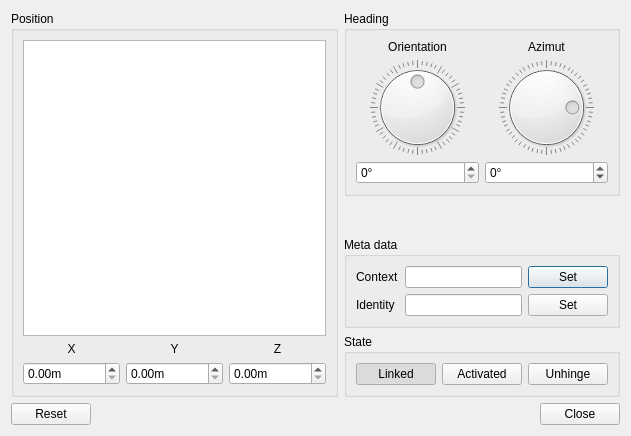
<?xml version="1.0" encoding="UTF-8"?>
<ui version="4.0">
 <class>Manual</class>
 <widget class="QDialog" name="Manual">
  <property name="geometry">
   <rect>
    <x>0</x>
    <y>0</y>
    <width>631</width>
    <height>436</height>
   </rect>
  </property>
  <property name="windowTitle">
   <string>Manual Mumble Positional Audio</string>
  </property>
  <layout class="QVBoxLayout" name="verticalLayout">
   <item>
    <layout class="QHBoxLayout" name="qhlHorizontal" stretch="0,0">
     <item>
      <widget class="QGroupBox" name="qgbPosition">
       <property name="sizePolicy">
        <sizepolicy hsizetype="Preferred" vsizetype="Preferred">
         <horstretch>2</horstretch>
         <verstretch>0</verstretch>
        </sizepolicy>
       </property>
       <property name="title">
        <string>Position</string>
       </property>
       <layout class="QVBoxLayout" name="verticalLayout_2" stretch="0,0">
        <item>
         <widget class="QGraphicsView" name="qgvPosition">
          <property name="verticalScrollBarPolicy">
           <enum>Qt::ScrollBarAlwaysOff</enum>
          </property>
          <property name="horizontalScrollBarPolicy">
           <enum>Qt::ScrollBarAlwaysOff</enum>
          </property>
          <property name="backgroundBrush">
           <brush brushstyle="NoBrush">
            <color alpha="255">
             <red>0</red>
             <green>0</green>
             <blue>0</blue>
            </color>
           </brush>
          </property>
          <property name="foregroundBrush">
           <brush brushstyle="NoBrush">
            <color alpha="255">
             <red>0</red>
             <green>0</green>
             <blue>0</blue>
            </color>
           </brush>
          </property>
          <property name="interactive">
           <bool>true</bool>
          </property>
          <property name="sceneRect">
           <rectf>
            <x>-50.000000000000000</x>
            <y>-50.000000000000000</y>
            <width>100.000000000000000</width>
            <height>100.000000000000000</height>
           </rectf>
          </property>
         </widget>
        </item>
        <item>
         <layout class="QGridLayout" name="gridLayout_2">
          <item row="1" column="0">
           <widget class="QLabel" name="qlX">
            <property name="text">
             <string>X</string>
            </property>
            <property name="alignment">
             <set>Qt::AlignCenter</set>
            </property>
           </widget>
          </item>
          <item row="1" column="1">
           <widget class="QLabel" name="qlY">
            <property name="text">
             <string>Y</string>
            </property>
            <property name="alignment">
             <set>Qt::AlignCenter</set>
            </property>
           </widget>
          </item>
          <item row="1" column="2">
           <widget class="QLabel" name="qlZ">
            <property name="text">
             <string>Z</string>
            </property>
            <property name="alignment">
             <set>Qt::AlignCenter</set>
            </property>
           </widget>
          </item>
          <item row="2" column="0">
           <widget class="QDoubleSpinBox" name="qdsbX">
            <property name="prefix">
             <string/>
            </property>
            <property name="suffix">
             <string>m</string>
            </property>
           </widget>
          </item>
          <item row="2" column="1">
           <widget class="QDoubleSpinBox" name="qdsbY">
            <property name="suffix">
             <string>m</string>
            </property>
           </widget>
          </item>
          <item row="2" column="2">
           <widget class="QDoubleSpinBox" name="qdsbZ">
            <property name="suffix">
             <string>m</string>
            </property>
           </widget>
          </item>
         </layout>
        </item>
       </layout>
      </widget>
     </item>
     <item>
      <layout class="QVBoxLayout" name="qhlVertical">
       <item>
        <widget class="QGroupBox" name="qgbHeading">
         <property name="sizePolicy">
          <sizepolicy hsizetype="Preferred" vsizetype="Preferred">
           <horstretch>0</horstretch>
           <verstretch>0</verstretch>
          </sizepolicy>
         </property>
         <property name="title">
          <string>Heading</string>
         </property>
         <layout class="QGridLayout" name="gridLayout">
          <item row="0" column="0">
           <widget class="QLabel" name="qlOrientation">
            <property name="sizePolicy">
             <sizepolicy hsizetype="Preferred" vsizetype="Minimum">
              <horstretch>0</horstretch>
              <verstretch>0</verstretch>
             </sizepolicy>
            </property>
            <property name="text">
             <string>Orientation</string>
            </property>
            <property name="alignment">
             <set>Qt::AlignCenter</set>
            </property>
           </widget>
          </item>
          <item row="1" column="0">
           <widget class="QDial" name="qdOrientation">
            <property name="minimum">
             <number>-180</number>
            </property>
            <property name="maximum">
             <number>180</number>
            </property>
            <property name="value">
             <number>0</number>
            </property>
            <property name="orientation">
             <enum>Qt::Horizontal</enum>
            </property>
            <property name="invertedAppearance">
             <bool>false</bool>
            </property>
            <property name="invertedControls">
             <bool>false</bool>
            </property>
            <property name="wrapping">
             <bool>true</bool>
            </property>
            <property name="notchTarget">
             <double>6.000000000000000</double>
            </property>
            <property name="notchesVisible">
             <bool>true</bool>
            </property>
           </widget>
          </item>
          <item row="0" column="1">
           <widget class="QLabel" name="qlAzimut">
            <property name="sizePolicy">
             <sizepolicy hsizetype="Preferred" vsizetype="Minimum">
              <horstretch>0</horstretch>
              <verstretch>0</verstretch>
             </sizepolicy>
            </property>
            <property name="text">
             <string>Azimut</string>
            </property>
            <property name="alignment">
             <set>Qt::AlignCenter</set>
            </property>
           </widget>
          </item>
          <item row="1" column="1">
           <widget class="QDial" name="qdAzimut">
            <property name="minimum">
             <number>-180</number>
            </property>
            <property name="maximum">
             <number>180</number>
            </property>
            <property name="pageStep">
             <number>45</number>
            </property>
            <property name="value">
             <number>90</number>
            </property>
            <property name="sliderPosition">
             <number>90</number>
            </property>
            <property name="tracking">
             <bool>true</bool>
            </property>
            <property name="orientation">
             <enum>Qt::Vertical</enum>
            </property>
            <property name="invertedAppearance">
             <bool>true</bool>
            </property>
            <property name="invertedControls">
             <bool>false</bool>
            </property>
            <property name="wrapping">
             <bool>true</bool>
            </property>
            <property name="notchTarget">
             <double>6.000000000000000</double>
            </property>
            <property name="notchesVisible">
             <bool>true</bool>
            </property>
           </widget>
          </item>
          <item row="2" column="0">
           <widget class="QSpinBox" name="qsbOrientation">
            <property name="suffix">
             <string>°</string>
            </property>
            <property name="maximum">
             <number>360</number>
            </property>
           </widget>
          </item>
          <item row="2" column="1">
           <widget class="QSpinBox" name="qsbAzimut">
            <property name="suffix">
             <string>°</string>
            </property>
            <property name="minimum">
             <number>-90</number>
            </property>
            <property name="maximum">
             <number>90</number>
            </property>
           </widget>
          </item>
         </layout>
        </widget>
       </item>
       <item>
        <spacer name="verticalSpacer">
         <property name="orientation">
          <enum>Qt::Vertical</enum>
         </property>
         <property name="sizeHint" stdset="0">
          <size>
           <width>20</width>
           <height>40</height>
          </size>
         </property>
        </spacer>
       </item>
       <item>
        <widget class="QGroupBox" name="qgbMeta">
         <property name="title">
          <string>Meta data</string>
         </property>
         <layout class="QGridLayout" name="gridLayout_3">
          <item row="0" column="1">
           <widget class="QLineEdit" name="qleContext"/>
          </item>
          <item row="0" column="0">
           <widget class="QLabel" name="qlContext">
            <property name="text">
             <string>Context</string>
            </property>
           </widget>
          </item>
          <item row="1" column="0">
           <widget class="QLabel" name="qlIdentity">
            <property name="text">
             <string>Identity</string>
            </property>
           </widget>
          </item>
          <item row="0" column="2">
           <widget class="QPushButton" name="qpbContext">
            <property name="text">
             <string>Set</string>
            </property>
           </widget>
          </item>
          <item row="1" column="2">
           <widget class="QPushButton" name="qpbIdentity">
            <property name="text">
             <string>Set</string>
            </property>
           </widget>
          </item>
          <item row="1" column="1">
           <widget class="QLineEdit" name="qleIdentity"/>
          </item>
         </layout>
        </widget>
       </item>
       <item>
        <widget class="QGroupBox" name="qgbState">
         <property name="sizePolicy">
          <sizepolicy hsizetype="Preferred" vsizetype="Minimum">
           <horstretch>0</horstretch>
           <verstretch>0</verstretch>
          </sizepolicy>
         </property>
         <property name="title">
          <string>State</string>
         </property>
         <layout class="QHBoxLayout" name="horizontalLayout">
          <item>
           <widget class="QPushButton" name="qpbLinked">
            <property name="text">
             <string>Linked</string>
            </property>
            <property name="checkable">
             <bool>true</bool>
            </property>
            <property name="checked">
             <bool>true</bool>
            </property>
           </widget>
          </item>
          <item>
           <widget class="QPushButton" name="qpbActivated">
            <property name="text">
             <string>Activated</string>
            </property>
            <property name="checkable">
             <bool>true</bool>
            </property>
            <property name="checked">
             <bool>false</bool>
            </property>
           </widget>
          </item>
          <item>
           <widget class="QPushButton" name="qpbUnhinge">
            <property name="text">
             <string>Unhinge</string>
            </property>
           </widget>
          </item>
         </layout>
        </widget>
       </item>
      </layout>
     </item>
    </layout>
   </item>
   <item>
    <widget class="QDialogButtonBox" name="buttonBox">
     <property name="orientation">
      <enum>Qt::Horizontal</enum>
     </property>
     <property name="standardButtons">
      <set>QDialogButtonBox::Close|QDialogButtonBox::Reset</set>
     </property>
    </widget>
   </item>
  </layout>
 </widget>
 <resources/>
 <connections>
  <connection>
   <sender>buttonBox</sender>
   <signal>accepted()</signal>
   <receiver>Manual</receiver>
   <slot>accept()</slot>
   <hints>
    <hint type="sourcelabel">
     <x>248</x>
     <y>254</y>
    </hint>
    <hint type="destinationlabel">
     <x>157</x>
     <y>274</y>
    </hint>
   </hints>
  </connection>
  <connection>
   <sender>buttonBox</sender>
   <signal>rejected()</signal>
   <receiver>Manual</receiver>
   <slot>reject()</slot>
   <hints>
    <hint type="sourcelabel">
     <x>316</x>
     <y>260</y>
    </hint>
    <hint type="destinationlabel">
     <x>286</x>
     <y>274</y>
    </hint>
   </hints>
  </connection>
 </connections>
</ui>
